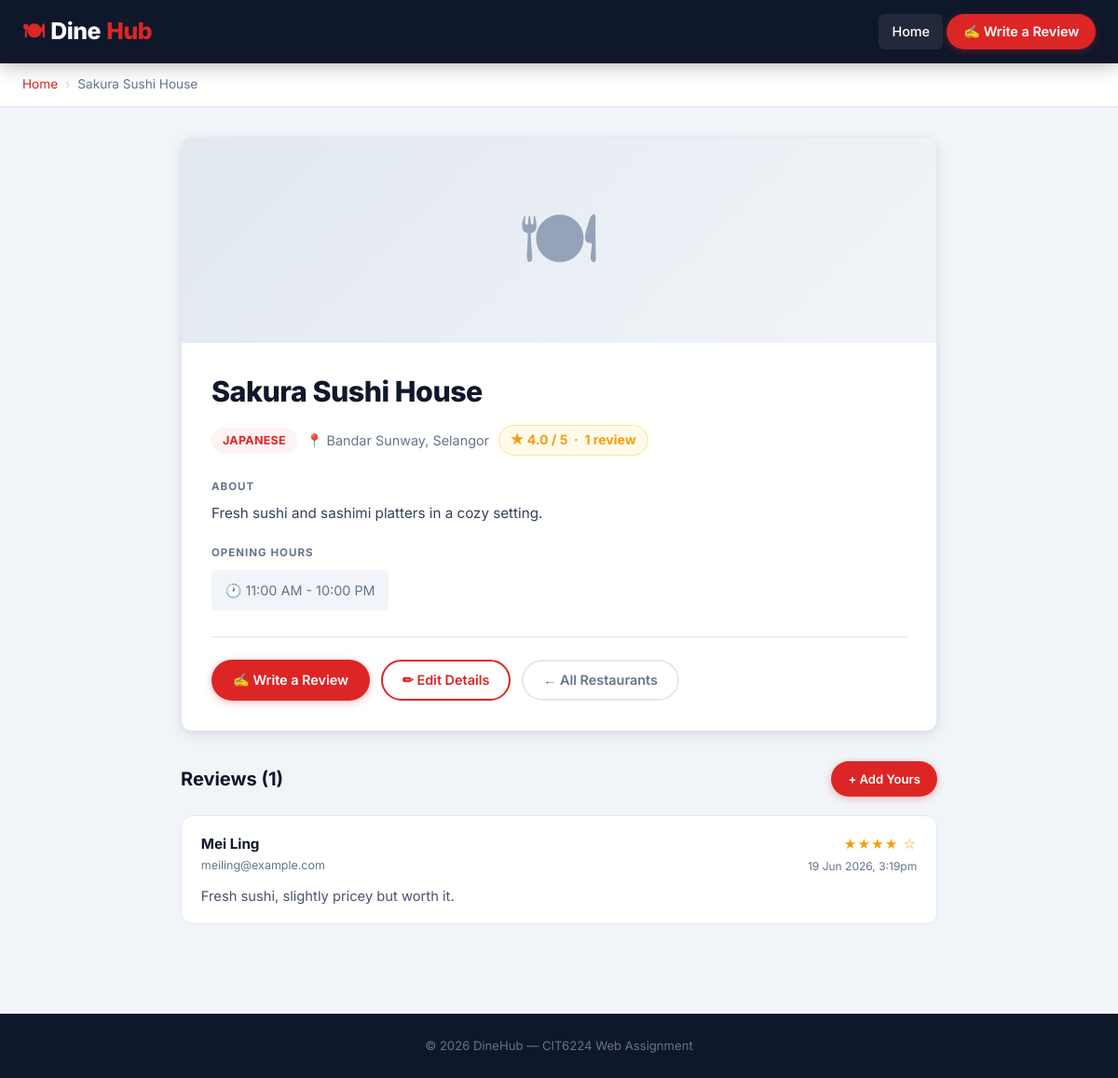
Screenshot of /restaurant.php?id=2 with the database file from the repository.
### tables this page shows
CREATE TABLE IF NOT EXISTS restaurants (
    id INT AUTO_INCREMENT PRIMARY KEY,
    name VARCHAR(100) NOT NULL,
    cuisine_type VARCHAR(50) NOT NULL,
    location VARCHAR(150) NOT NULL,
    description TEXT,
    opening_hours VARCHAR(100),
    image VARCHAR(255) DEFAULT 'default.jpg',
    created_at TIMESTAMP DEFAULT CURRENT_TIMESTAMP
);

CREATE TABLE IF NOT EXISTS reviews (
    id INT AUTO_INCREMENT PRIMARY KEY,
    restaurant_id INT NOT NULL,
    customer_name VARCHAR(100) NOT NULL,
    email VARCHAR(150) NOT NULL,
    rating TINYINT NOT NULL CHECK (rating BETWEEN 1 AND 5),
    review_text TEXT NOT NULL,
    created_at TIMESTAMP DEFAULT CURRENT_TIMESTAMP,
    FOREIGN KEY (restaurant_id) REFERENCES restaurants(id) ON DELETE CASCADE
);

### restaurant.php (the view, shortened to what this page needs)
<?php
require_once 'db.php';
$id = filter_input(INPUT_GET, 'id', FILTER_VALIDATE_INT, [
    'options' => ['min_range' => 1]
]);
$stmt = $pdo->prepare("SELECT * FROM restaurants WHERE id = :id");
$stmt->execute([':id' => $id]);
$restaurant = $stmt->fetch();
$reviewStmt = $pdo->prepare(
    "SELECT customer_name, email, rating, review_text, created_at
     FROM   reviews
     WHERE  restaurant_id = :id
     ORDER  BY created_at DESC"
);
$reviewStmt->execute([':id' => $id]);
$reviews = $reviewStmt->fetchAll();
$avgStmt = $pdo->prepare(
    "SELECT COUNT(*) AS total, ROUND(AVG(rating), 1) AS avg_rating
     FROM   reviews
     WHERE  restaurant_id = :id"
);
$avgStmt->execute([':id' => $id]);
$stats = $avgStmt->fetch();
require_once 'includes/header.php';
?>
<div class="page-header">
    <nav class="breadcrumb" aria-label="Breadcrumb">
        <a href="index.php">Home</a>
        <span class="sep">›</span>
        <span><?= htmlspecialchars($restaurant['name']) ?></span>
    </nav>
</div>
<div class="detail-container">
    <div class="detail-card">
        <?php if (!empty($restaurant['image']) && file_exists(__DIR__ . '/uploads/' . $restaurant['image'])): ?>
            <img class="detail-hero-img"
                 src="uploads/<?= htmlspecialchars($restaurant['image']) ?>"
                 alt="<?= htmlspecialchars($restaurant['name']) ?>">
        <?php else: ?>
            <div class="detail-hero-placeholder">🍽</div>
        <?php endif; ?>
        <div class="detail-body">
            <h2><?= htmlspecialchars($restaurant['name']) ?></h2>
            <div class="detail-meta">
                <span class="detail-badge"><?= htmlspecialchars($restaurant['cuisine_type']) ?></span>
                <span class="detail-location">📍 <?= htmlspecialchars($restaurant['location']) ?></span>
                <?php if ($stats['total'] > 0): ?>
                    <span class="rating-chip">
                        ★ <?= $stats['avg_rating'] ?> / 5
                        &nbsp;·&nbsp; <?= $stats['total'] ?> review<?= $stats['total'] != 1 ? 's' : '' ?>
                    </span>
                <?php else: ?>
                    <span class="rating-chip empty">No reviews yet</span>
                <?php endif; ?>
            </div>
            <?php if (!empty($restaurant['description'])): ?>
                <p class="section-label">About</p>
                <p class="detail-description">
                    <?= nl2br(htmlspecialchars($restaurant['description'])) ?>
                </p>
            <?php endif; ?>
            <?php if (!empty($restaurant['opening_hours'])): ?>
                <p class="section-label">Opening Hours</p>
                <div class="detail-hours">
                    🕐 <?= nl2br(htmlspecialchars($restaurant['opening_hours'])) ?>
                </div>
            <?php endif; ?>
            <div class="detail-actions">
                <a class="btn btn-primary"
                   href="submit-review.php?id=<?= $id ?>">✍ Write a Review</a>
                <a class="btn btn-outline"
                   href="edit-restaurant.php?id=<?= $id ?>">✏ Edit Details</a>
                <a class="btn btn-ghost" href="index.php">← All Restaurants</a>
            </div>
        </div>
    </div>
    <div class="reviews-section">
        <div class="reviews-header">
            <h3>Reviews (<?= $stats['total'] ?>)</h3>
            <a class="btn btn-primary btn-sm" href="submit-review.php?id=<?= $id ?>">
                + Add Yours
            </a>
        </div>
        <?php if (count($reviews) === 0): ?>
            <div class="no-reviews-msg">
                No reviews yet — <a href="submit-review.php?id=<?= $id ?>"
                   style="color:var(--red)">be the first to write one!</a>
            </div>
        <?php else: ?>
            <?php foreach ($reviews as $review): ?>
                <div class="review-card">
                    <div class="review-top">
                        <div class="reviewer-info">
                            <div class="reviewer-name">
                                <?= htmlspecialchars($review['customer_name']) ?>
                            </div>
                            <div class="reviewer-email">
                                <?= htmlspecialchars($review['email']) ?>
                            </div>
                        </div>
                        <div class="review-right">
                            <div class="review-stars">
                                <?= str_repeat('★', (int)$review['rating']) ?>
                                <?= str_repeat('☆', 5 - (int)$review['rating']) ?>
                            </div>
                            <div class="review-date">
                                <?= date('d M Y, g:ia', strtotime($review['created_at'])) ?>
                            </div>
                        </div>
                    </div>
                    <p class="review-text">
                        <?= nl2br(htmlspecialchars($review['review_text'])) ?>
                    </p>
                </div>
            <?php endforeach; ?>
        <?php endif; ?>
    </div>
</div>
<?php require_once 'includes/footer.php'; ?>

### rows the page displays
restaurants: name "Sakura Sushi House", cuisine_type "JAPANESE", location "Bandar Sunway, Selangor", description "Fresh sushi and sashimi platters in a cozy setting.", opening_hours "11:00 AM - 10:00 PM"
reviews: customer_name "Mei Ling", email "meiling@example.com", rating "★★★★", rating "☆", created_at "19 Jun 2026, 3:19pm", review_text "Fresh sushi, slightly pricey but worth it."

### other values shown
$stats['avg_rating'] "4.0"
$stats['total'] "1"
